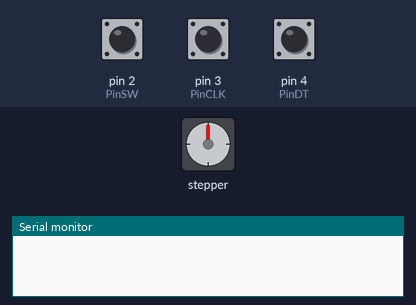
Recording of a sketch running on a simulated Arduino Uno, built with avr-gcc and run on an emulated ATmega328P. Parts: stepper motor, the last lines printed to the serial monitor. Inputs (shaded band) come from the test bench; at power-on: pin 3 (PinCLK) HIGH, pin 2 (PinSW) HIGH, pin 4 (PinDT) HIGH. Stepper angles assume 200 steps per turn.

Above: at 1.2 s.
1.3 s: pin 3 (PinCLK) pulled LOW for 0.15 s
At 1.9 s:
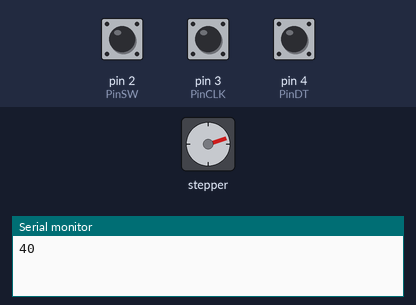
3.0 s: pin 2 (PinSW) pulled LOW for 0.15 s
At 3.6 s:
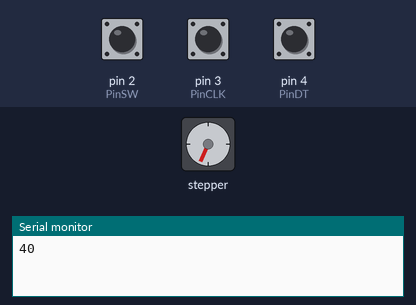
6.0 s: pin 2 (PinSW) pulled LOW for 1 s
8.5 s: pin 3 (PinCLK) pulled LOW for 1 s
At 9.9 s:
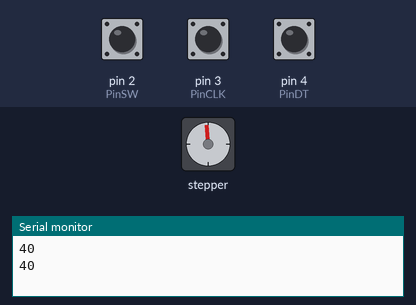
11.0 s: pin 2 (PinSW) pulled LOW for 0.15 s
At 11.6 s:
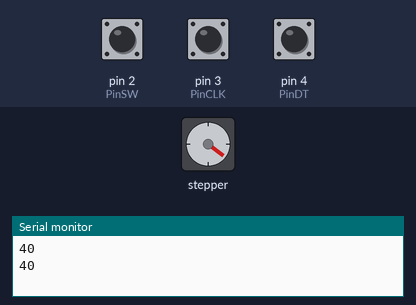
Timing chart, 0 to 15.1 s (numbered marks = the images above; inputs shaded):
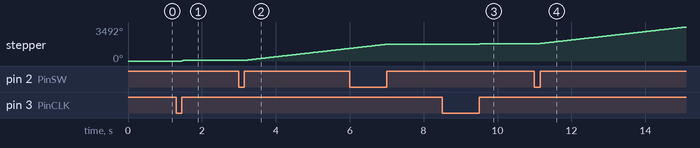

The sketch:

magic_hand_crank.ino
```cpp
/*Magic Hand Crank
 * A stepper controller with a rotary encoder by Andrés González
 * Connect the Arduino pin D5 to Dir and pin D6 to step at the stepper driver.
 */
#include <AccelStepper.h>

#define PinSW 2
#define PinCLK 3
#define PinDT 4
AccelStepper stepper(1, 6, 5); // pin D6 = step, pin D5 = direction driver A4988
int flag=0;
volatile boolean TurnDetected;
volatile boolean rotationdirection;
unsigned long switch0=0;
unsigned long rotary0=0;
int setPos = 0;

void Switch()  //Switch detection
{
 if(millis()-switch0>500)
 {flag=flag+1;}
 switch0=millis();
}

void Rotary()  //Rotary detection
{
delay(75);
if (digitalRead(PinCLK))
rotationdirection= digitalRead(PinDT);
else
rotationdirection= !digitalRead(PinDT);
TurnDetected = true;
delay(75);
}

void setup()
{
  Serial.begin(9600);
  pinMode(PinSW,INPUT_PULLUP);
  pinMode(PinCLK,INPUT_PULLUP);
  pinMode(PinDT,INPUT_PULLUP);

  attachInterrupt (digitalPinToInterrupt(2),Switch,RISING); // SW connected to D2
  attachInterrupt (digitalPinToInterrupt(3),Rotary,RISING); // CLK Connected to D3
  stepper.setMaxSpeed(3000);

}

void loop()
  {if (flag == 1)//constant speed activation
  {stepper.setSpeed(250);//change this to a constant speed that accommodate to your project
  stepper.runSpeed();

  }
  else if (flag==2){flag=0;}
  else if (TurnDetected)
  {     TurnDetected = false;  // do NOT repeat IF loop until new rotation detected
        if (rotationdirection)
        { setPos = setPos + 40;}//change this to match a full turn of the hand crank to a full turn of the motor
        if (!rotationdirection)
        { setPos = setPos + 40;}// a negative number will follow the direction of the hand crank
        Serial.println(setPos);
        stepper.move(setPos); //move = the desired position relative to the current position.
    while(stepper.distanceToGo() != 0)
    {
      stepper.setSpeed(1000);   //change this if the motor has problems to move
      stepper.runSpeedToPosition();
      setPos = 0;
    }
  }
  }
```

Measured:
- after the input at 1.3 s, stepper: turns 72° clockwise, starting after 0.15 s
- after the input at 3.0 s, stepper: keeps turning clockwise at about 429°/s, starting after 0.15 s
- after the input at 8.5 s, stepper: turns 72° clockwise, starting after 1.0 s
- after the input at 11.0 s, stepper: keeps turning clockwise at about 430°/s, starting after 0.15 s
